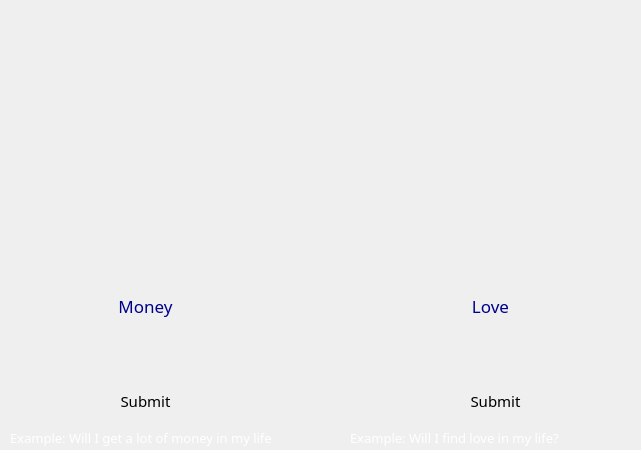
<?xml version="1.0" encoding="UTF-8"?>
<ui version="4.0">
 <class>AskQuestion</class>
 <widget class="QDialog" name="AskQuestion">
  <property name="geometry">
   <rect>
    <x>0</x>
    <y>0</y>
    <width>641</width>
    <height>450</height>
   </rect>
  </property>
  <property name="windowTitle">
   <string>Dialog</string>
  </property>
  <widget class="QPushButton" name="pushButton_money">
   <property name="geometry">
    <rect>
     <x>70</x>
     <y>290</y>
     <width>151</width>
     <height>31</height>
    </rect>
   </property>
   <property name="font">
    <font>
     <family>Ageo</family>
     <pointsize>13</pointsize>
    </font>
   </property>
   <property name="styleSheet">
    <string notr="true">color:darkblue</string>
   </property>
   <property name="text">
    <string>Money</string>
   </property>
   <property name="flat">
    <bool>true</bool>
   </property>
  </widget>
  <widget class="QLineEdit" name="lineEdit_money">
   <property name="geometry">
    <rect>
     <x>20</x>
     <y>340</y>
     <width>261</width>
     <height>31</height>
    </rect>
   </property>
   <property name="styleSheet">
    <string notr="true">background:transparent</string>
   </property>
   <property name="frame">
    <bool>false</bool>
   </property>
  </widget>
  <widget class="QLineEdit" name="lineEdit_love">
   <property name="geometry">
    <rect>
     <x>360</x>
     <y>340</y>
     <width>261</width>
     <height>31</height>
    </rect>
   </property>
   <property name="styleSheet">
    <string notr="true">background:transparent</string>
   </property>
   <property name="frame">
    <bool>false</bool>
   </property>
  </widget>
  <widget class="QPushButton" name="pushButton_love">
   <property name="geometry">
    <rect>
     <x>410</x>
     <y>290</y>
     <width>161</width>
     <height>31</height>
    </rect>
   </property>
   <property name="font">
    <font>
     <family>Ageo</family>
     <pointsize>13</pointsize>
    </font>
   </property>
   <property name="styleSheet">
    <string notr="true">color:darkblue</string>
   </property>
   <property name="text">
    <string>Love</string>
   </property>
   <property name="flat">
    <bool>true</bool>
   </property>
  </widget>
  <widget class="QPushButton" name="pushButton_money_submit">
   <property name="geometry">
    <rect>
     <x>80</x>
     <y>380</y>
     <width>131</width>
     <height>41</height>
    </rect>
   </property>
   <property name="font">
    <font>
     <family>Ageo</family>
     <pointsize>11</pointsize>
    </font>
   </property>
   <property name="text">
    <string>Submit</string>
   </property>
   <property name="flat">
    <bool>true</bool>
   </property>
  </widget>
  <widget class="QLabel" name="label">
   <property name="geometry">
    <rect>
     <x>0</x>
     <y>0</y>
     <width>641</width>
     <height>451</height>
    </rect>
   </property>
   <property name="text">
    <string/>
   </property>
   <property name="pixmap">
    <pixmap resource="resources.qrc">:/new/prefix1/askquestion.png</pixmap>
   </property>
  </widget>
  <widget class="QPushButton" name="pushButton_love_submit">
   <property name="geometry">
    <rect>
     <x>430</x>
     <y>380</y>
     <width>131</width>
     <height>41</height>
    </rect>
   </property>
   <property name="font">
    <font>
     <family>Ageo</family>
     <pointsize>11</pointsize>
    </font>
   </property>
   <property name="text">
    <string>Submit</string>
   </property>
   <property name="flat">
    <bool>true</bool>
   </property>
  </widget>
  <widget class="QLabel" name="label_2">
   <property name="geometry">
    <rect>
     <x>10</x>
     <y>430</y>
     <width>261</width>
     <height>16</height>
    </rect>
   </property>
   <property name="font">
    <font>
     <family>Ageo</family>
     <pointsize>10</pointsize>
    </font>
   </property>
   <property name="styleSheet">
    <string notr="true">color:white</string>
   </property>
   <property name="text">
    <string>Example: Will I get a lot of money in my life?</string>
   </property>
  </widget>
  <widget class="QLabel" name="label_3">
   <property name="geometry">
    <rect>
     <x>350</x>
     <y>430</y>
     <width>261</width>
     <height>16</height>
    </rect>
   </property>
   <property name="font">
    <font>
     <family>Ageo</family>
     <pointsize>10</pointsize>
    </font>
   </property>
   <property name="styleSheet">
    <string notr="true">color:white</string>
   </property>
   <property name="text">
    <string>Example: Will I find love in my life?</string>
   </property>
  </widget>
  <zorder>label</zorder>
  <zorder>pushButton_money</zorder>
  <zorder>lineEdit_money</zorder>
  <zorder>lineEdit_love</zorder>
  <zorder>pushButton_love</zorder>
  <zorder>pushButton_money_submit</zorder>
  <zorder>pushButton_love_submit</zorder>
  <zorder>label_2</zorder>
  <zorder>label_3</zorder>
 </widget>
 <resources>
  <include location="resources.qrc"/>
 </resources>
 <connections>
  <connection>
   <sender>pushButton_money_submit</sender>
   <signal>clicked()</signal>
   <receiver>AskQuestion</receiver>
   <slot>accept()</slot>
   <hints>
    <hint type="sourcelabel">
     <x>193</x>
     <y>319</y>
    </hint>
    <hint type="destinationlabel">
     <x>245</x>
     <y>362</y>
    </hint>
   </hints>
  </connection>
  <connection>
   <sender>pushButton_love_submit</sender>
   <signal>clicked()</signal>
   <receiver>AskQuestion</receiver>
   <slot>accept()</slot>
   <hints>
    <hint type="sourcelabel">
     <x>546</x>
     <y>398</y>
    </hint>
    <hint type="destinationlabel">
     <x>641</x>
     <y>398</y>
    </hint>
   </hints>
  </connection>
 </connections>
</ui>
